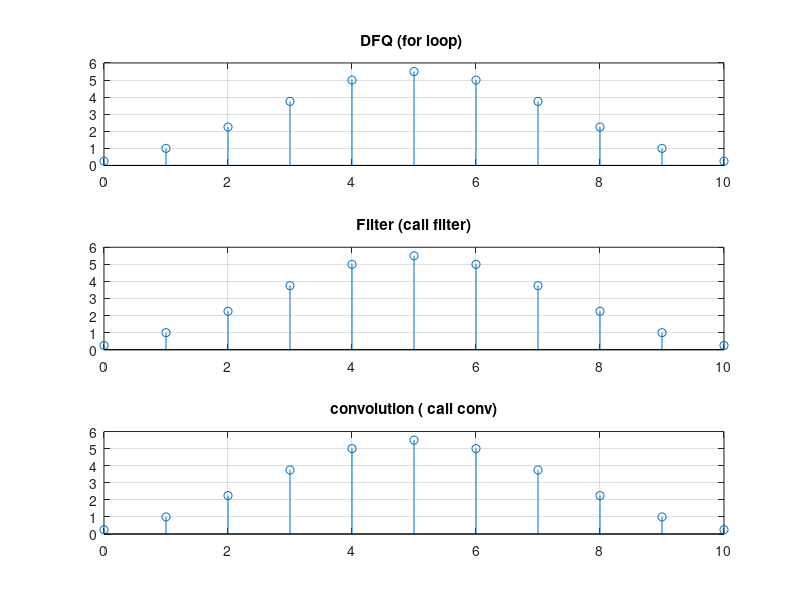

Recreate this plot in MATLAB.
%% ECE301 Hw2 Question 2
%% September 13th 2020
%% Ryan Bride Bradley University Junior Electrical and Computer Engineering.

clc;close all; clear all;
% get the first 11 value of y(n)
len_x = 8; % non-zero data in x(n)
len_y = 11;  %  len_h + len_x - 1

y = zeros(1, len_y); % 


%DFQ 
x = zeros(1,len_y); % 
x(1:len_x) = [1 2 3 4  4 3 2 1];
%%%%%%%%%%%%%%%%%%%%%%%%%%%%%%%%
for i = 1 : len_y
  if (i == 1) 
      y(i) = 0.25 * x(i);
  elseif (i == 2)
      y(i) = 0.25 * x(i) + 0.5 * x(i-1);
  elseif ( i == 3) 
      y(i) = 0.25 * x(i) + 0.5 * x(i-1) + 0.5 * x(i-2);
  else
      y(i) = 0.25 * x(i) + 0.5 * x(i-1) + 0.5 * x(i-2) + 0.25 * x(i-3);
      
  end
end


%% filter result

h= [ 0.25  0.5  0.5  0.25];

y1 = filter(h,1, x);  % return y with the same length as x


%%%%%% . convolution result

x = zeros(1,len_x); % 
x = [1 2 3 4  4 3 2 1];
temp = conv(h,x); % convolution; return length . =  len_h + len_x -1 


%% to match the same length as y1, y
y2 = zeros(1,len_y);
y2(1: length(temp)) = temp;


n_index = 0: len_y-1;
%%%%%%%%%%%%%%%%%%%%%%%%
figure;
subplot(311);
stem(n_index, y); grid on;
title ('DFQ (for loop) ');
subplot(312);
stem(n_index, y1); grid on;
title ('Filter (call filter)');
subplot(313);
stem(n_index,y2);grid on
title('convolution ( call conv)');